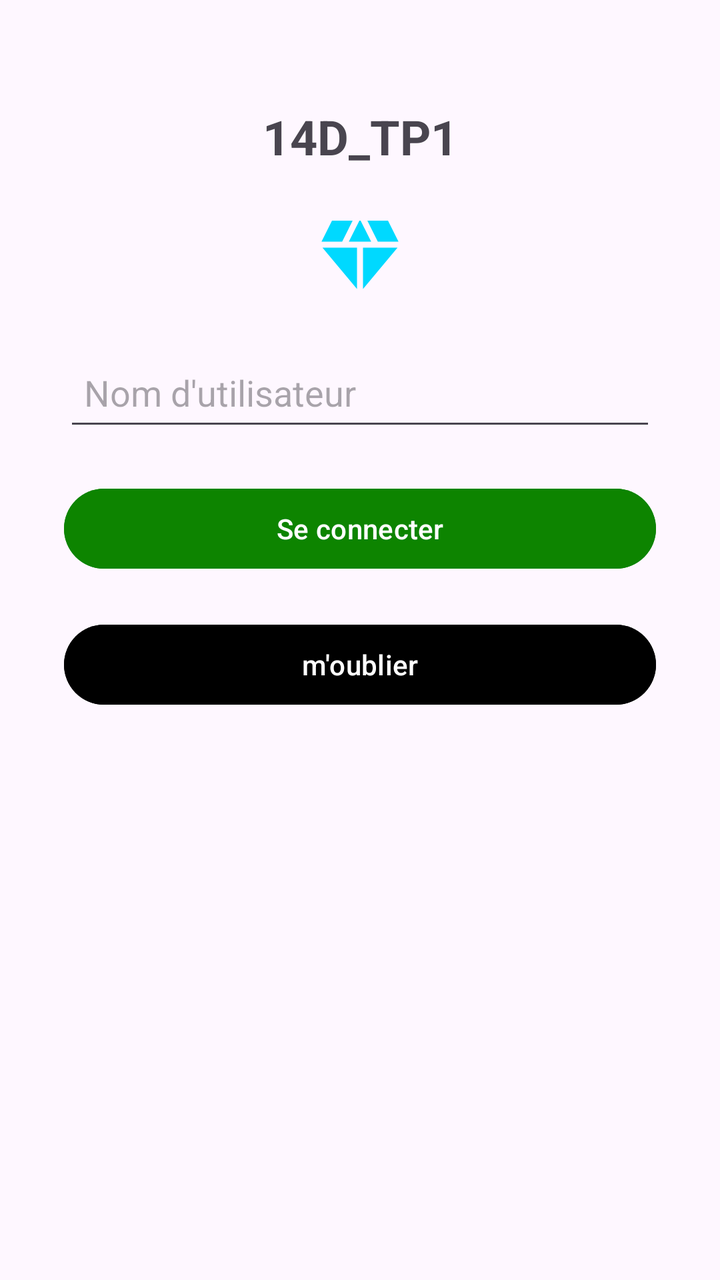
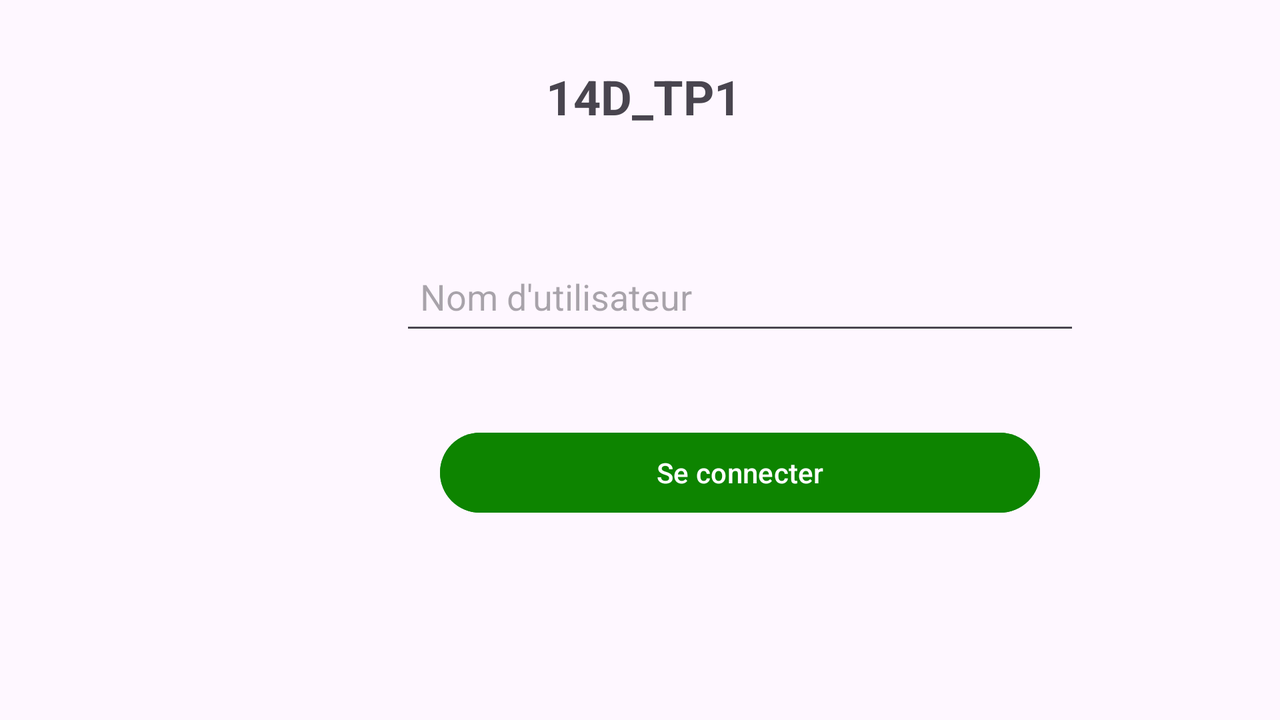

Compare how this app lays out the same screen by default and in its alternative resource folder. The renders come first, then the two layout files and the values they reference.
<!-- AndroidManifest.xml: application theme Theme._14D_TP1 -->
<!-- res/layout/activity_main.xml -->
<?xml version="1.0" encoding="utf-8"?>
<androidx.constraintlayout.widget.ConstraintLayout xmlns:android="http://schemas.android.com/apk/res/android"
    xmlns:app="http://schemas.android.com/apk/res-auto"
    xmlns:tools="http://schemas.android.com/tools"
    android:id="@+id/main"
    android:layout_width="match_parent"
    android:layout_height="match_parent"
    tools:context=".MainActivity">

    <LinearLayout
        android:layout_width="match_parent"
        android:layout_height="match_parent"
        android:orientation="vertical"
        android:padding="32dp"

        app:layout_constraintBottom_toBottomOf="parent"
        app:layout_constraintEnd_toEndOf="parent"
        app:layout_constraintStart_toStartOf="parent"
        app:layout_constraintTop_toTopOf="parent">

        <TextView
            android:layout_width="match_parent"
            android:layout_height="wrap_content"
            android:layout_marginTop="20dp"
            android:layout_marginBottom="20dp"
            android:gravity="center"
            android:text="@string/app_name"
            android:textAlignment="center"
            android:textSize="24sp"
            android:textStyle="bold" />

        <ImageView
            android:id="@+id/imageView"
            android:layout_width="48dp"
            android:layout_height="48dp"
            android:layout_gravity="center"
            android:contentDescription="@string/app_name"
            app:srcCompat="@drawable/back" />

        <EditText
            android:id="@+id/username"
            android:layout_width="match_parent"
            android:layout_height="wrap_content"
            android:layout_marginTop="20dp"
            android:autofillHints=""
            android:ems="10"
            android:hint="@string/username"
            android:inputType="textEmailAddress"
            android:minHeight="48dp"
            android:padding="10dp" />

        <Button
            android:id="@+id/bt_login"
            android:layout_width="match_parent"
            android:layout_height="wrap_content"
            android:layout_marginTop="20dp"
            android:backgroundTint="@color/dark_green"
            android:text="@string/connect"
            />

        <Button
            android:id="@+id/bt_forget"
            android:layout_width="match_parent"
            android:layout_height="wrap_content"
            android:layout_marginTop="20dp"
            android:backgroundTint="@color/black"
            android:text="@string/moublier"
            />

    </LinearLayout>

</androidx.constraintlayout.widget.ConstraintLayout>
<!-- resources referenced by this layout -->
<resources>
  <color name="black">#FF000000</color>
  <color name="dark_green">#0D8400</color>
  <!-- drawable back (drawable) -->
  <vector xmlns:android="http://schemas.android.com/apk/res/android"
      android:height="24dp"
      android:tint="#00D9FF"
      android:viewportHeight="24"
      android:viewportWidth="24"
      android:width="24dp">
        
      <path android:fillColor="@android:color/white" android:pathData="M12.16,3l-0.32,0l-2.63,5.25l5.58,0z"/>
        
      <path android:fillColor="@android:color/white" android:pathData="M16.46,8.25l5.16,0l-2.62,-5.25l-5.16,0z"/>
        
      <path android:fillColor="@android:color/white" android:pathData="M21.38,9.75l-8.63,0l0,10.35z"/>
        
      <path android:fillColor="@android:color/white" android:pathData="M11.25,20.1l0,-10.35l-8.63,0z"/>
        
      <path android:fillColor="@android:color/white" android:pathData="M7.54,8.25l2.62,-5.25l-5.16,0l-2.62,5.25z"/>
      
  </vector>
  <string name="app_name">14D_TP1</string>
  <string name="connect">Se connecter</string>
  <string name="moublier">m\'oublier</string>
  <string name="username">Nom d\'utilisateur</string>
  <style name="Theme._14D_TP1" parent="Base.Theme._14D_TP1" />
  <style name="Base.Theme._14D_TP1" parent="Theme.Material3.DayNight">
          
          
      </style>
</resources>
<!-- res/layout-land/activity_main.xml (the repository's variant of the layout above) -->
<!-- drawn on the phone turned sideways -->
<?xml version="1.0" encoding="utf-8"?>
<androidx.constraintlayout.widget.ConstraintLayout xmlns:android="http://schemas.android.com/apk/res/android"
    xmlns:tools="http://schemas.android.com/tools"
    android:layout_width="match_parent"
    android:layout_height="match_parent"
    xmlns:app="http://schemas.android.com/apk/res-auto">

    <TextView
        android:id="@+id/textView5"
        android:layout_width="wrap_content"
        android:layout_height="wrap_content"
        android:layout_marginStart="320dp"
        android:layout_marginTop="32dp"
        android:layout_marginEnd="320dp"
        android:gravity="center"
        android:text="@string/app_name"
        android:textAlignment="center"
        android:textSize="24sp"
        android:textStyle="bold"
        app:layout_constraintEnd_toEndOf="parent"
        app:layout_constraintHorizontal_bias="0.484"
        app:layout_constraintStart_toStartOf="parent"
        app:layout_constraintTop_toTopOf="parent" />

    <Button
        android:id="@+id/bt_forget"
        android:layout_width="126dp"
        android:layout_height="wrap_content"
        android:layout_marginStart="20dp"
        android:layout_marginTop="214dp"
        android:layout_marginEnd="64dp"
        android:layout_marginBottom="150dp"
        android:text="@string/moublier"
        app:layout_constraintBottom_toBottomOf="parent"
        app:layout_constraintEnd_toEndOf="parent"
        app:layout_constraintStart_toEndOf="@+id/bt_login"
        app:layout_constraintTop_toTopOf="parent"
        tools:ignore="TouchTargetSizeCheck" />

    <ImageView
        android:id="@+id/imageView"
        android:layout_width="48dp"
        android:layout_height="48dp"
        android:layout_gravity="center"
        android:layout_marginStart="350dp"
        android:layout_marginTop="8dp"
        android:layout_marginEnd="350dp"
        android:contentDescription="@string/app_name"
        app:layout_constraintEnd_toEndOf="parent"
        app:layout_constraintHorizontal_bias="0.235"
        app:layout_constraintStart_toStartOf="parent"
        app:layout_constraintTop_toBottomOf="@+id/textView5"
        app:srcCompat="@drawable/back" />

    <EditText
        android:id="@+id/username"
        android:layout_width="340dp"
        android:layout_height="wrap_content"
        android:layout_marginStart="200dp"
        android:layout_marginTop="4dp"
        android:layout_marginEnd="200dp"
        android:autofillHints=""
        android:ems="10"
        android:hint="@string/username"
        android:inputType="textEmailAddress"
        android:minHeight="48dp"
        android:padding="10dp"
        app:layout_constraintEnd_toEndOf="parent"
        app:layout_constraintHorizontal_bias="0.0"
        app:layout_constraintStart_toStartOf="parent"
        app:layout_constraintTop_toBottomOf="@+id/imageView" />

    <Button
        android:id="@+id/bt_login"
        android:layout_width="300dp"
        android:layout_height="wrap_content"
        android:layout_marginStart="220dp"
        android:layout_marginTop="40dp"
        android:layout_marginEnd="220dp"
        android:backgroundTint="@color/dark_green"
        android:text="@string/connect"
        app:layout_constraintEnd_toEndOf="parent"
        app:layout_constraintHorizontal_bias="0.0"
        app:layout_constraintStart_toStartOf="parent"
        app:layout_constraintTop_toBottomOf="@+id/username" />

</androidx.constraintlayout.widget.ConstraintLayout>
<!-- resources referenced by the variant -->
<!-- as the phone turned sideways resolves them -->
<resources>
  <color name="dark_green">#0D8400</color>
  <!-- drawable back (drawable) -->
  <vector xmlns:android="http://schemas.android.com/apk/res/android"
      android:height="24dp"
      android:tint="#00D9FF"
      android:viewportHeight="24"
      android:viewportWidth="24"
      android:width="24dp">
        
      <path android:fillColor="@android:color/white" android:pathData="M12.16,3l-0.32,0l-2.63,5.25l5.58,0z"/>
        
      <path android:fillColor="@android:color/white" android:pathData="M16.46,8.25l5.16,0l-2.62,-5.25l-5.16,0z"/>
        
      <path android:fillColor="@android:color/white" android:pathData="M21.38,9.75l-8.63,0l0,10.35z"/>
        
      <path android:fillColor="@android:color/white" android:pathData="M11.25,20.1l0,-10.35l-8.63,0z"/>
        
      <path android:fillColor="@android:color/white" android:pathData="M7.54,8.25l2.62,-5.25l-5.16,0l-2.62,5.25z"/>
      
  </vector>
  <string name="app_name">14D_TP1</string>
  <string name="connect">Se connecter</string>
  <string name="moublier">m\'oublier</string>
  <string name="username">Nom d\'utilisateur</string>
  <style name="Theme._14D_TP1" parent="Base.Theme._14D_TP1" />
  <style name="Base.Theme._14D_TP1" parent="Theme.Material3.DayNight">
          
          
      </style>
</resources>
